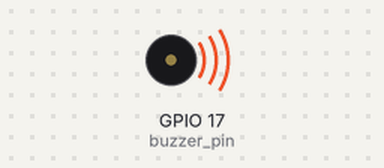
Recording of a program running on a simulated Raspberry Pi (BCM pin numbers). On the bench: buzzer (waves = sounding, pin HIGH). At 3.0 s the program stops and its outputs stay as they are.

Above: at 0.1 s.
At 3.1 s:
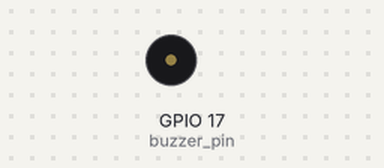
Timing chart, 0 to 4.5 s (numbered marks = the images above):
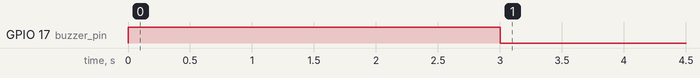

Measured:
- by itself, GPIO 17 (buzzer_pin): LOW → HIGH at 0.00 s, → LOW 3.0 s later

The program:

buzzer.py
```python
import time
from gpiozero import OutputDevice

class Buzzer:
    def __init__(self):
        """Initialize the Buzzer class."""
        self.PIN = 17                            # Set the GPIO pin for the buzzer
        try:
            self.buzzer_pin = OutputDevice(self.PIN) # Initialize the buzzer pin
        except Exception as e:
            self.buzzer_pin = None
            print("Warning: buzzer disabled because GPIO17 is busy: " + str(e))

    def set_state(self, state: bool) -> None:
        """Set the state of the buzzer."""
        if self.buzzer_pin is not None:
            self.buzzer_pin.on() if state else self.buzzer_pin.off() # Turn on or off the buzzer based on the state

    def close(self) -> None:
        """Close the buzzer pin."""
        if self.buzzer_pin is not None:
            self.buzzer_pin.close()       # Close the buzzer pin to release the GPIO resource

if __name__ == '__main__':
    try:
        buzzer = Buzzer()                 # Create an instance of the Buzzer class
        buzzer.set_state(True)            # Turn on the buzzer
        time.sleep(3)                     # Wait for 3 second
        buzzer.set_state(False)           # Turn off the buzzer
    finally:
        buzzer.close()                    # Ensure the buzzer pin is closed when the program is interrupted
```
